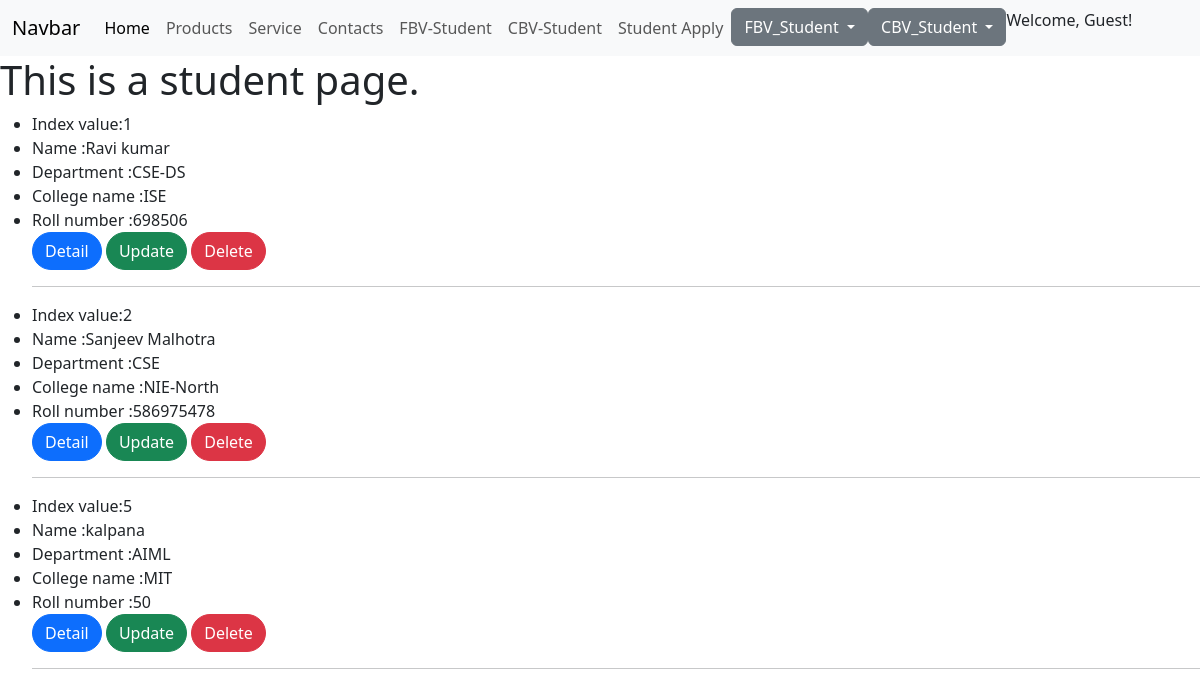
Page /student on the committed database.
### CSE/models.py (models this page shows, shortened)
class Student(models.Model):
    name = models.CharField(max_length=50)
    department = models.CharField(max_length=30)
    college_name = models.CharField(max_length=30)
    rollnumber = models.IntegerField()

### CSE/views.py (the view)
# urls.py: path('student', views.student, name='student'),  # Only keep one
def student(request):
    students = Student.objects.all()
    context = {'students': students}
    return render(request,'FBV/student.html',context)

### templates/FBV/student.html
{% extends 'basic.html' %}
{% block content %}
<h1>This is a student page.</h1>
<ul>
    {% for student in students %}
    <li>Index value:{{student.id}}</li>
    <li>Name :{{student.name}}</li>
    <li>Department :{{student.department}}</li>
    <li>College name :{{student.college_name}}</li>
    <li>Roll number :{{student.rollnumber}}</li>
    <a type="button" class="btn btn-primary" style="border-radius: 20px;" href= "detail/{{student.id}}">Detail</a>
    <a type=" button " class = "btn btn-success" style="border-radius: 20px;" href ="update/{{student.id}}" >Update</a>
    <a type = "button" class="btn btn-danger" style="border-radius: 20px;" href="delete/{{student.id}}">Delete</a>
    <hr>
    {% endfor %}
</ul>
{% endblock %}

### rows in the picture
Student: id "1", name "Ravi kumar", department "CSE-DS", college_name "ISE", rollnumber "698506"
Student: id "2", name "Sanjeev Malhotra", department "CSE", college_name "NIE-North", rollnumber "586975478"
Student: id "5", name "kalpana", department "AIML", college_name "MIT", rollnumber "50"
